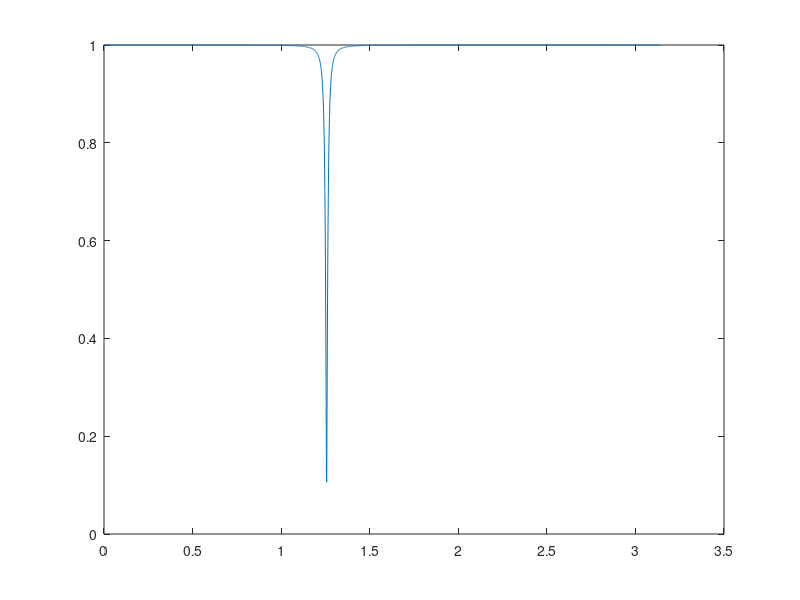
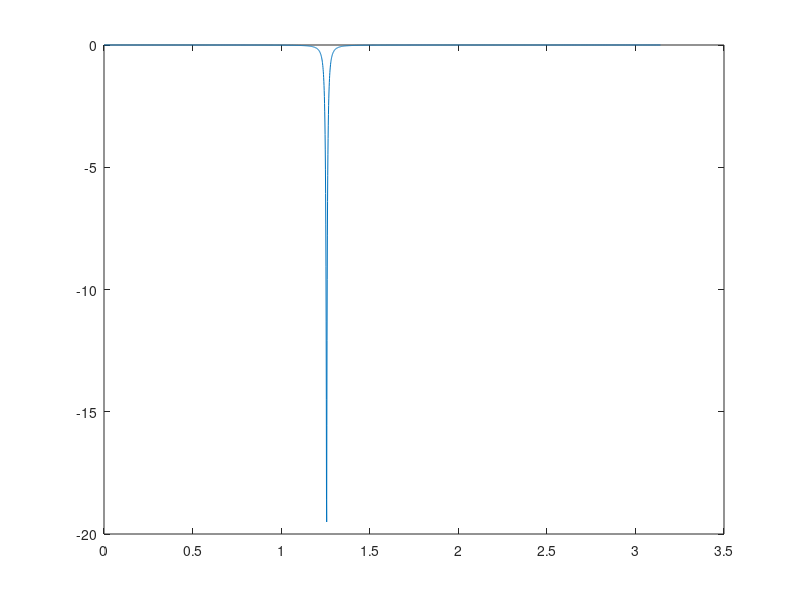
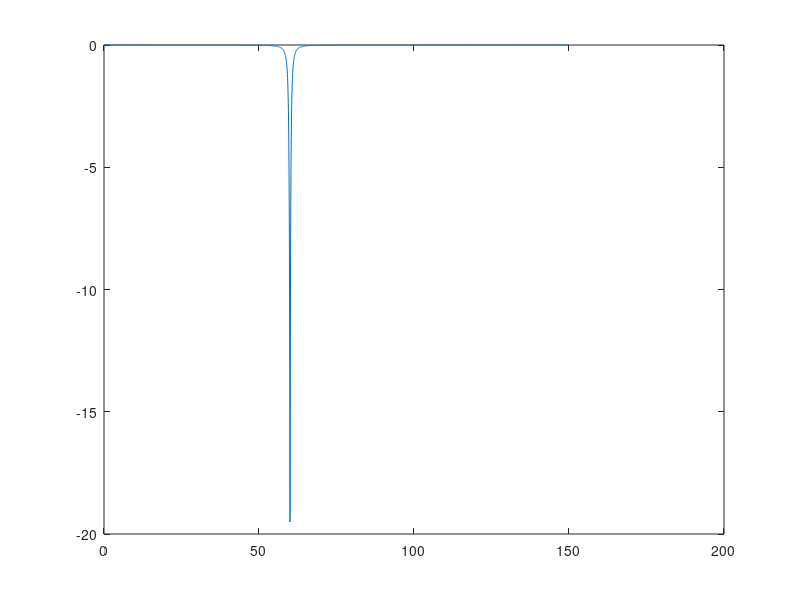

MATLAB code to generate these figures, in order:
% Notch Filter
clc; clear all; close all;
DC = 0.99;
NC = 0.999;
Th = 0.4*pi;
fs = 150;

OM = 0:0.001:pi;
z = exp(j*OM);
N1 = z - NC*exp(j*Th);
N2 = z - NC*exp(-j*Th);
D1 = z - DC*exp(j*Th);
D2 = z - DC*exp(-j*Th);

%H = (N1.*N2)./(D1.*D2);
H = (N1.*N2)./(D1.*D2);
H_mag = abs(H)/(max(abs(H)));
plot(OM,H_mag)

H_db = 20*log10(H_mag);
figure;
plot(OM,H_db);
fq = OM*fs/(pi);

figure;
plot(fq,H_db);
